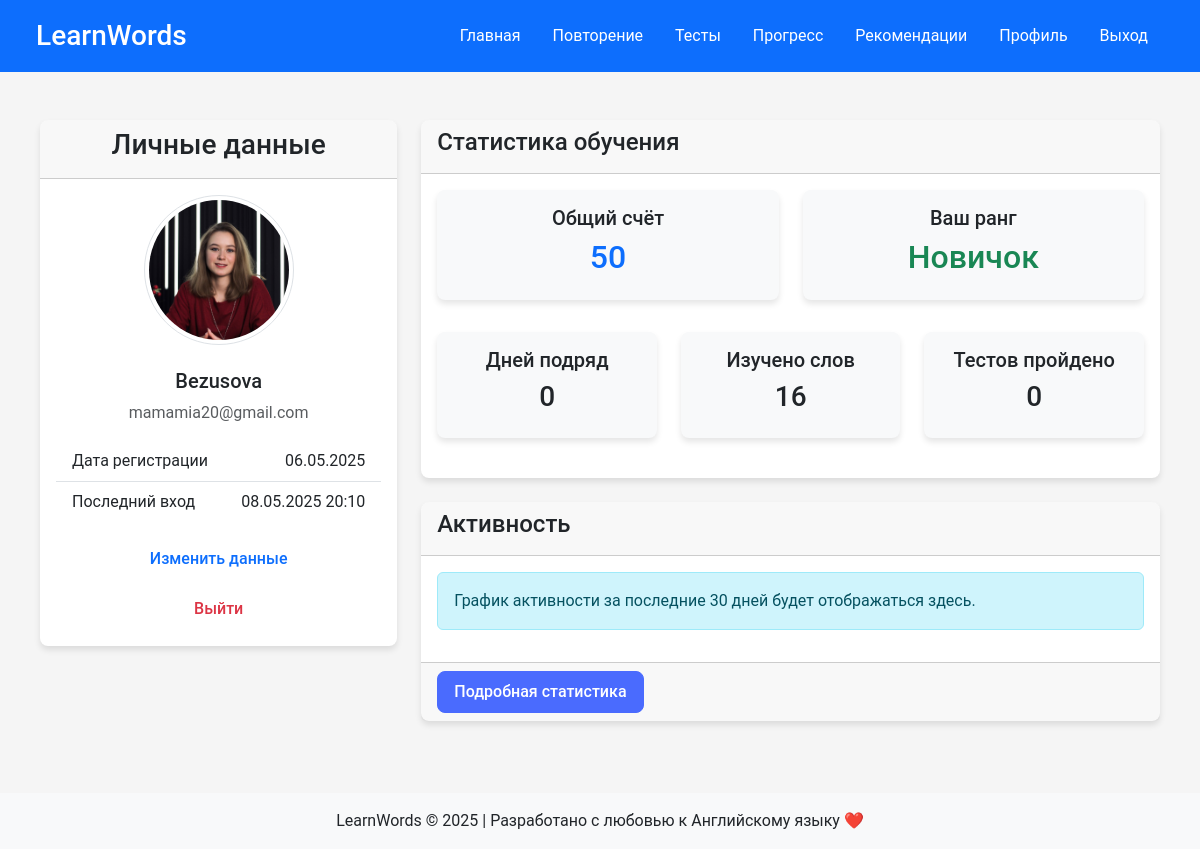
Before: /auth/profile (signed in) with the older database file.
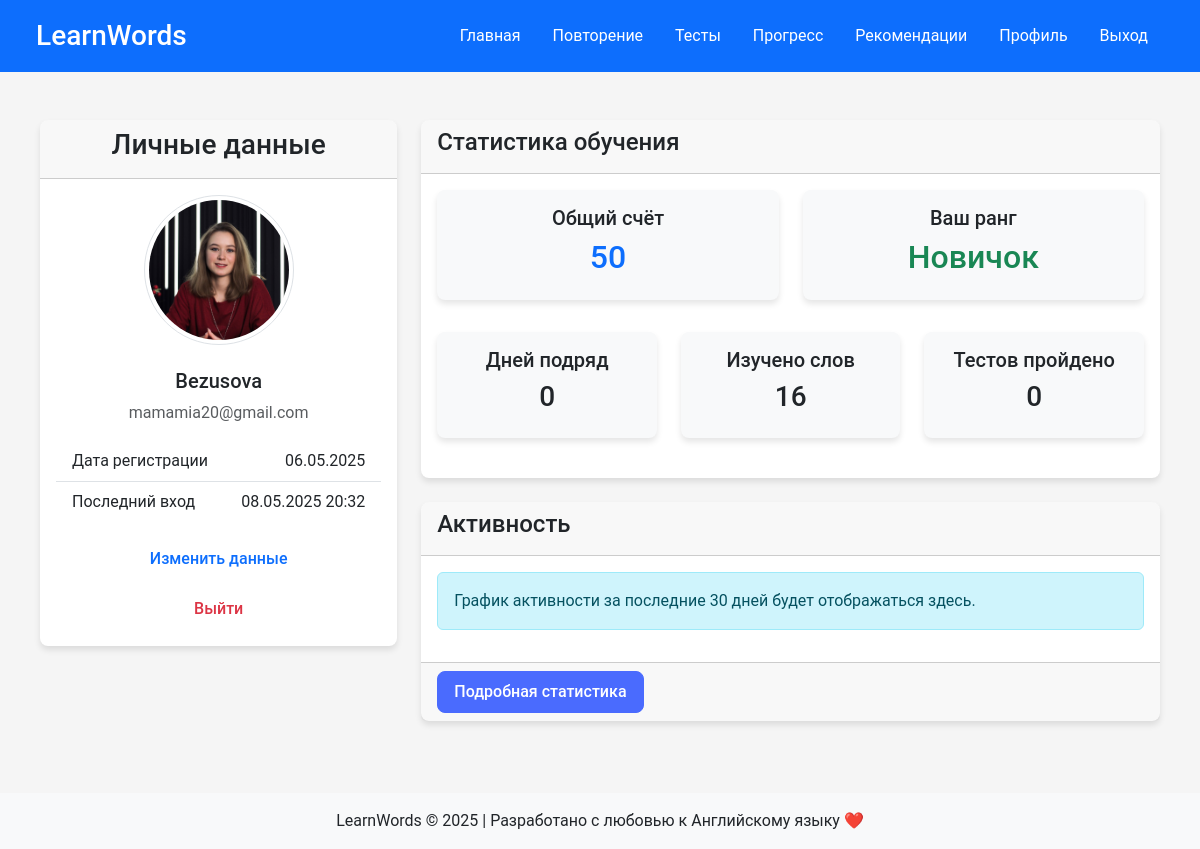
After: the same page with the newer database file.
### app/models/user.py (models this page shows, shortened)
class User(db.Model):
    __tablename__ = 'users'
    __table_args__ = {'extend_existing': True}
    id = db.Column(db.Integer, primary_key=True)
    username = db.Column(db.String(50), unique=True, nullable=False)
    email = db.Column(db.String(100), unique=True, nullable=False)
    password = db.Column(db.String(200), nullable=False)
    avatar_url = db.Column(db.String(255))
    created_at = db.Column(db.DateTime, default=datetime.utcnow)
    last_login = db.Column(db.DateTime)
    is_active = db.Column(db.Boolean, default=True)
    progress = db.relationship('UserProgress', backref='user', lazy=True)
    repetitions = db.relationship('Repetition', backref='user', lazy=True)

### app/models/models.py (models this page shows, shortened)
class UserProgress(db.Model):
    __tablename__ = 'user_progress'
    __table_args__ = {'extend_existing': True}
    id = db.Column(db.Integer, primary_key=True)
    date = db.Column(db.Date, default=datetime.utcnow().date)
    words_reviewed = db.Column(db.Integer, default=0)
    correct_answers = db.Column(db.Integer, default=0)
    points = db.Column(db.Integer, default=0)
    streak = db.Column(db.Integer, default=0)
    user_id = db.Column(db.Integer, db.ForeignKey('users.id'), nullable=True)
    @classmethod
    def get_or_create_today(cls, user_id=None):
        today = datetime.utcnow().date()
        if user_id:
            progress = cls.query.filter_by(date=today, user_id=user_id).first()
            if not progress:
                progress = cls(date=today, user_id=user_id)
                db.session.add(progress)
                db.session.commit()
        else:
            progress = cls.query.filter_by(date=today, user_id=None).first()
            if not progress:
                progress = cls(date=today)
                db.session.add(progress)
                db.session.commit()
        return progress

### app/routes/auth.py (the view)
@auth_bp.route('/profile')
def profile():
    user_id = session.get('user_id')
    if not user_id:
        flash('Пожалуйста, войдите в систему', 'warning')
        return redirect(url_for('auth.login'))
    user = User.query.get(user_id)
    if not user:
        session.pop('user_id', None)
        flash('Пользователь не найден', 'error')
        return redirect(url_for('auth.login'))
    user_progress = UserProgress.get_or_create_today(user_id=user_id)
    total_points = db.session.query(db.func.sum(UserProgress.points)).filter(UserProgress.user_id == user_id).scalar() or 0
    user_progress.points = total_points
    rank = get_user_rank(total_points)
    mastered_words = Repetition.query.filter(
        Repetition.user_id == user_id,
        Repetition.user_level >= 4
    ).count()
    completed_tests = TestSession.query.filter_by(completed=True).count()
    return render_template('profile.html',
                          user=user,
                          user_progress=user_progress,
                          rank=rank,
                          mastered_words=mastered_words,
                          completed_tests=completed_tests)

### app/utils/srs_utils.py (called while the page is built)
def get_user_rank(points):
    if points < 100:
        return "Новичок"
    elif points < 500:
        return "Ученик"
    elif points < 1000:
        return "Мастер"
    elif points < 2000:
        return "Профи"
    else:
        return "Мастер слов"

### app/templates/profile.html (shortened to what this page needs)
{% extends 'base.html' %}
{% block content %}
<div class="container mt-4">
    <div class="row">
        <div class="col-md-4">
            <div class="card">
                <div class="card-header text-center">
                    <h3>Личные данные</h3>
                </div>
                <div class="card-body">
                    <div class="text-center mb-4">
                        {% if user.avatar_url %}
                            <img src="{{ user.avatar_url }}" alt="Фото профиля" class="rounded-circle img-thumbnail" style="width: 150px; height: 150px; object-fit: cover;">
                        {% else %}
                            <img src="https://ui-avatars.com/api/?name={{ user.username }}&background=random&size=150" alt="Фото профиля" class="rounded-circle img-thumbnail">
                        {% endif %}
                    </div>
                    <h5 class="card-title text-center">{{ user.username }}</h5>
                    <p class="card-text text-center text-muted">{{ user.email }}</p>
                    <ul class="list-group list-group-flush">
                        <li class="list-group-item d-flex justify-content-between">
                            <span>Дата регистрации</span>
                            <span>{{ user.created_at.strftime('%d.%m.%Y') }}</span>
                        </li>
                        <li class="list-group-item d-flex justify-content-between">
                            <span>Последний вход</span>
                            <span>{% if user.last_login %}{{ user.last_login.strftime('%d.%m.%Y %H:%M') }}{% else %}Никогда{% endif %}</span>
                        </li>
                    </ul>
                    <div class="d-grid gap-2 mt-3">
                        <a href="{{ url_for('auth.edit_profile') }}" class="btn btn-outline-primary">Изменить данные</a>
                        <a href="{{ url_for('auth.logout') }}" class="btn btn-outline-danger">Выйти</a>
                    </div>
                </div>
            </div>
        </div>
        <div class="col-md-8">
            <div class="card mb-4">
                <div class="card-header">
                    <h4>Статистика обучения</h4>
                </div>
                <div class="card-body">
                    <div class="row">
                        <div class="col-md-6">
                            <div class="card bg-light mb-3">
                                <div class="card-body text-center">
                                    <h5 class="card-title">Общий счёт</h5>
                                    <h2 class="text-primary">{{ user_progress.points if user_progress else 0 }}</h2>
                                </div>
                            </div>
                        </div>
                        <div class="col-md-6">
                            <div class="card bg-light mb-3">
                                <div class="card-body text-center">
                                    <h5 class="card-title">Ваш ранг</h5>
                                    <h2 class="text-success">{{ rank }}</h2>
                                </div>
                            </div>
                        </div>
                    </div>
                    <div class="row mt-3">
                        <div class="col-md-4">
                            <div class="card bg-light">
                                <div class="card-body text-center">
                                    <h5 class="card-title">Дней подряд</h5>
                                    <h3>{{ user_progress.streak if user_progress else 0 }}</h3>
                                </div>
                            </div>
                        </div>
                        <div class="col-md-4">
                            <div class="card bg-light">
                                <div class="card-body text-center">
                                    <h5 class="card-title">Изучено слов</h5>
                                    <h3>{{ mastered_words }}</h3>
                                </div>
                            </div>
                        </div>
                        <div class="col-md-4">
                            <div class="card bg-light">
                                <div class="card-body text-center">
                                    <h5 class="card-title">Тестов пройдено</h5>
                                    <h3>{{ completed_tests }}</h3>
                                </div>
                            </div>
                        </div>
                    </div>
                </div>
            </div>
            <div class="card">
                <div class="card-header">
                    <h4>Активность</h4>
                </div>
                <div class="card-body">
                    <div class="progress-chart">
                        <div class="alert alert-info">
                            График активности за последние 30 дней будет отображаться здесь.
                        </div>
                    </div>
                </div>
                <div class="card-footer">
                    <a href="{{ url_for('main.show_progress') }}" class="btn btn-primary">Подробная статистика</a>
                </div>
            </div>
        </div>
    </div>
</div>
{% endblock %}

### app/templates/base.html (shortened to what this page needs)
<!DOCTYPE html>
<html lang="ru">
<head>
    <link rel="stylesheet" href="https://cdn.jsdelivr.net/npm/bootstrap@5.3.0/dist/css/bootstrap.min.css">
    <link rel="stylesheet" href="https://cdnjs.cloudflare.com/ajax/libs/font-awesome/6.4.0/css/all.min.css">
    <link rel="stylesheet" href="{{ url_for('static', filename='css/style.css') }}">
</head>
<body>
    <header class="bg-primary text-white p-3">
        <div class="container">
            <div class="d-flex justify-content-between align-items-center">
                <h1 class="h3 mb-0">LearnWords</h1>
                <nav>
                    <ul class="nav">
                        <li class="nav-item">
                            <a class="nav-link text-white" href="{{ url_for('main.index') }}">Главная</a>
                        </li>
                        <li class="nav-item">
                            <a class="nav-link text-white" href="{{ url_for('main.review') }}">Повторение</a>
                        </li>
                        <li class="nav-item">
                            <a class="nav-link text-white" href="{{ url_for('main.tests') }}">Тесты</a>
                        </li>
                        <li class="nav-item">
                            <a class="nav-link text-white" href="{{ url_for('main.show_progress') }}">Прогресс</a>
                        </li>
                        <li class="nav-item">
                            <a class="nav-link text-white" href="{{ url_for('main.recommendations') }}">Рекомендации</a>
                        </li>
                        {% if session.get('user_id') %}
                        <li class="nav-item">
                            <a class="nav-link text-white" href="{{ url_for('auth.profile') }}">Профиль</a>
                        </li>
                        <li class="nav-item">
                            <a class="nav-link text-white" href="{{ url_for('auth.logout') }}">Выход</a>
                        </li>
                        {% endif %}
                    </ul>
                </nav>
            </div>
        </div>
    </header>
    <main class="container py-4">
        {% block content %}{% endblock %}
    </main>
    <footer class="bg-light p-3 mt-4">
        <div class="container text-center">
            <p class="mb-0">LearnWords &copy; 2025 | Разработано с любовью к Английскому языку ❤️</p>
        </div>
    </footer>
</body>
</html>

### app/static/css/style.css (style rules this page uses)
body { background-color: #f5f5f5; font-family: 'Roboto', 'Segoe UI', Tahoma, Geneva, Verdana, sans-serif; }
.card { border-radius: 0.5rem; box-shadow: 0 4px 6px rgba(0, 0, 0, 0.1); margin-bottom: 1.5rem; border: none; transition: all 0.2s ease-in-out; }
.card-header { border-radius: 0.5rem 0.5rem 0 0 !important; font-weight: 500; }
.text-center { text-align: center; }
.btn { display: inline-block; font-weight: 500; text-align: center; vertical-align: middle; cursor: pointer; border: 1px solid transparent; padding: 0.5rem 1rem; font-size: 16px; line-height: 1.5; border-radius: 0.5rem; transition: all 0.3s ease; text-decoration: none; }
.btn-primary { background-color: #4a6bfe; color: white; border-color: #4a6bfe; }
.container { width: 100%; max-width: 1200px; margin: 0 auto; padding: 0 20px; }

Changed rows visible on the page:
changed User "Bezusova": last_login "08.05.2025 20:10" → "08.05.2025 20:32"
